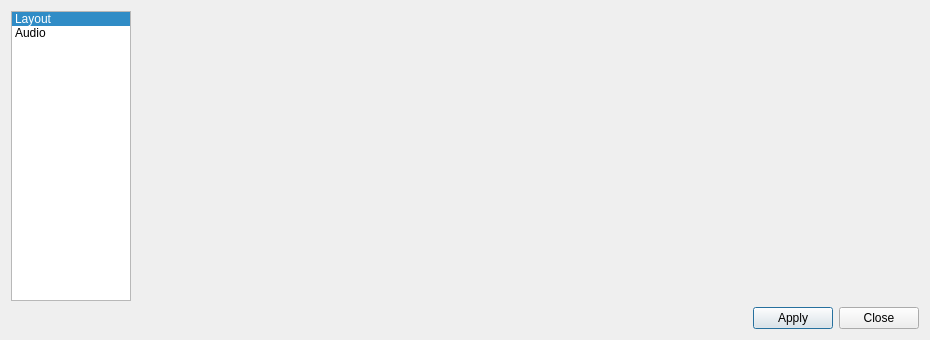
<?xml version="1.0" encoding="UTF-8"?>
<ui version="4.0">
 <class>SettingsDialog</class>
 <widget class="QDialog" name="SettingsDialog">
  <property name="geometry">
   <rect>
    <x>0</x>
    <y>0</y>
    <width>930</width>
    <height>340</height>
   </rect>
  </property>
  <property name="windowTitle">
   <string>Settings</string>
  </property>
  <layout class="QVBoxLayout" name="verticalLayoutRoot">
   <item>
    <layout class="QHBoxLayout" name="horizontalLayoutContent">
     <item>
      <widget class="QListWidget" name="listSettingsSections">
       <property name="minimumSize">
        <size>
         <width>120</width>
         <height>0</height>
        </size>
       </property>
       <property name="maximumSize">
        <size>
         <width>120</width>
         <height>16777215</height>
        </size>
       </property>
       <property name="currentRow">
        <number>0</number>
       </property>
       <item>
        <property name="text">
         <string>Layout</string>
        </property>
       </item>
       <item>
        <property name="text">
         <string>Audio</string>
        </property>
       </item>
      </widget>
     </item>
     <item>
      <widget class="QStackedWidget" name="stackSettingsPages">
       <property name="currentIndex">
        <number>0</number>
       </property>
       <widget class="QWidget" name="pageLayout">
        <layout class="QVBoxLayout" name="verticalLayoutPageLayout">
         <item>
          <widget class="QWidget" name="layoutPageHost" native="true"/>
         </item>
        </layout>
       </widget>
       <widget class="QWidget" name="pageAudio">
        <layout class="QVBoxLayout" name="verticalLayoutPageAudio">
         <item>
          <widget class="QWidget" name="audioPageHost" native="true"/>
         </item>
        </layout>
       </widget>
      </widget>
     </item>
    </layout>
   </item>
   <item>
    <layout class="QHBoxLayout" name="horizontalLayoutButtons">
     <item>
      <spacer name="horizontalSpacerButtons">
       <property name="orientation">
        <enum>Qt::Horizontal</enum>
       </property>
       <property name="sizeHint" stdset="0">
        <size>
         <width>40</width>
         <height>20</height>
        </size>
       </property>
      </spacer>
     </item>
     <item>
      <widget class="QPushButton" name="btnApply">
       <property name="text">
        <string>Apply</string>
       </property>
      </widget>
     </item>
     <item>
      <widget class="QPushButton" name="btnClose">
       <property name="text">
        <string>Close</string>
       </property>
      </widget>
     </item>
    </layout>
   </item>
  </layout>
 </widget>
 <resources/>
 <connections>
  <connection>
   <sender>listSettingsSections</sender>
   <signal>currentRowChanged(int)</signal>
   <receiver>stackSettingsPages</receiver>
   <slot>setCurrentIndex(int)</slot>
   <hints>
    <hint type="sourcelabel">
     <x>106</x>
     <y>136</y>
    </hint>
    <hint type="destinationlabel">
     <x>422</x>
     <y>136</y>
    </hint>
   </hints>
  </connection>
 </connections>
</ui>
